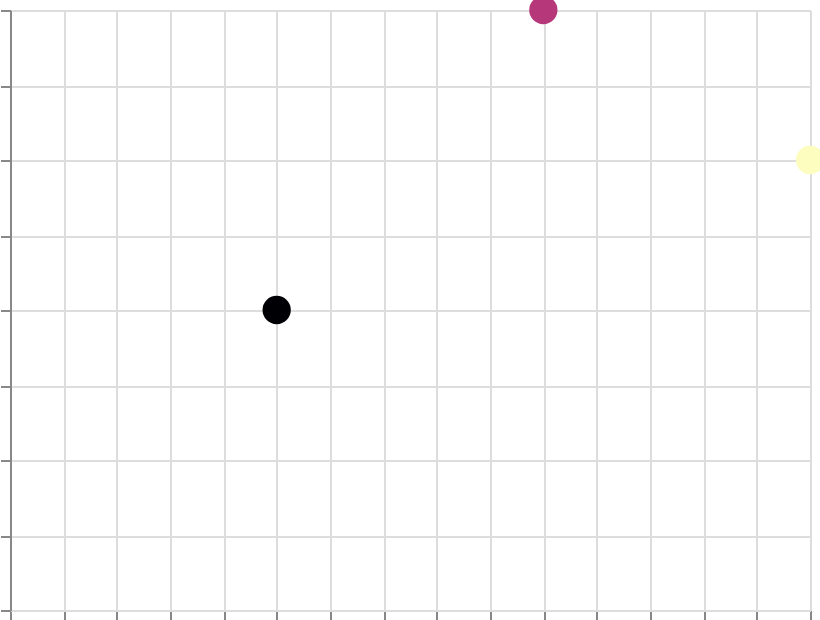

Specify this chart in Vega-Lite:
### Vega specification from a JSON file in a GitHub repository (floating-point values rounded to 4 significant figures)
{"$schema": "https://vega.github.io/schema/vega/v6.json", "width": 400, "height": 300, "padding": 5, "autosize": "none", "data": [{"name": "table", "values": [{"x": 1, "y": 2, "val": 10}, {"x": 2, "y": 4, "val": 50}, {"x": 3, "y": 3, "val": 90}]}], "scales": [{"name": "x", "type": "linear", "domain": {"data": "table", "field": "x"}, "range": "width", "nice": true}, {"name": "y", "type": "linear", "domain": {"data": "table", "field": "y"}, "range": [{"signal": "height"}, 0], "nice": true}, {"name": "color", "type": "sequential", "domain": {"data": "table", "field": "val"}, "scheme": "magma"}], "marks": [{"type": "symbol", "from": {"data": "table"}, "encode": {"update": {"x": {"scale": "x", "field": "x"}, "y": {"scale": "y", "field": "y"}, "size": {"value": 200}, "fill": {"scale": "color", "field": "val"}}}}], "axes": [{"scale": "x", "orient": "bottom", "grid": true, "labels": false}, {"scale": "y", "orient": "left", "grid": true, "labels": false}], "legends": [{"fill": "color"}]}
